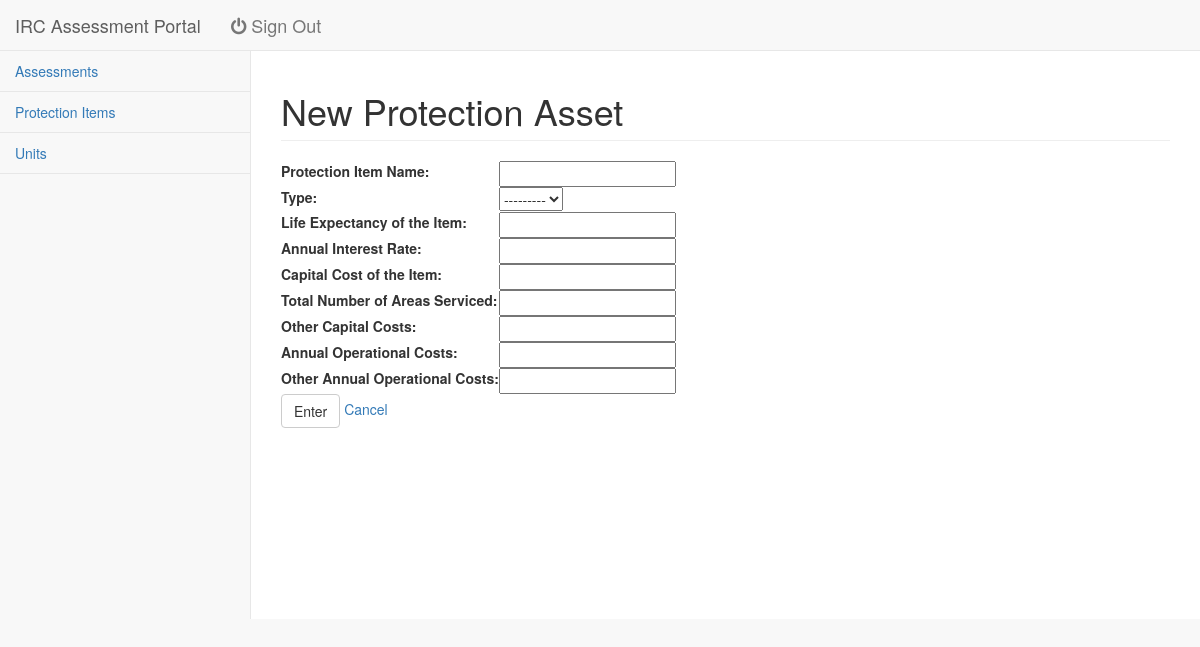
/ProtectionItems/new/ (signed in), run on an earlier commit of the app's database.
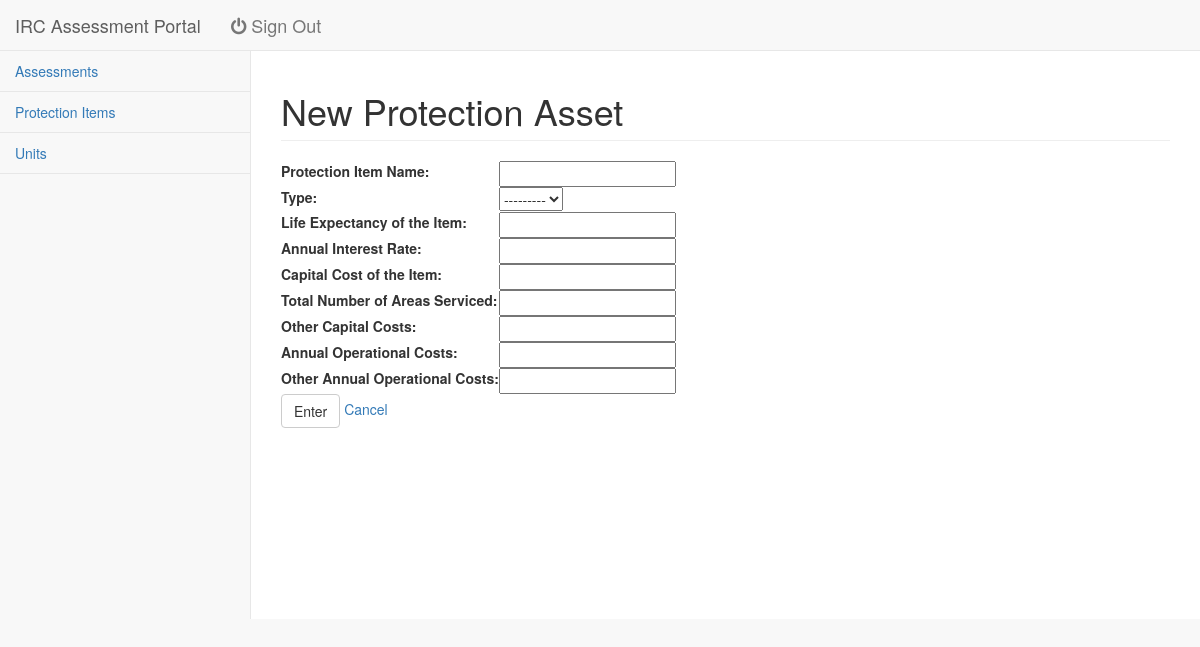
And on a later commit of the database.
### IRC/models.py (models this page shows)
class AssessmentType(models.Model):
	type = models.CharField(max_length=200)
	def __str__(self):
		return self.type

### IRC/views.py (the view)
# urls.py: url(r'^ProtectionItems/new/', views.ProtectionItem_new, name='protectionItem_new'),
def ProtectionItem_new(request):
	if request.method == "POST":
		form = CoPForm(request.POST)
		obj = form.save(commit=False)
		obj.save()
		return redirect(obj)
	else:
		form = CoPForm()
	return render(request, 'IRC/costofprotection_newitem.html', {'form': form})

### IRC/forms.py
class CoPForm(forms.ModelForm):
	class Meta:
		model = CostOfProtection
		fields = '__all__'
		labels = {
			"name":"Protection Item Name",
			"years":"Life Expectancy of the Item",
			"annualInterestRate":"Annual Interest Rate",
			"capEx":"Capital Cost of the Item",
			"areasServiced":"Total Number of Areas Serviced",
			"otherCapEx":"Other Capital Costs",
			"opEx":"Annual Operational Costs",
			"otherOpEx":"Other Annual Operational Costs",
		}

### IRC/templates/IRC/costofprotection_newitem.html (shortened to what this page needs)
{% extends 'base.html' %}
{% block header %}
	{% if user.is_authenticated %}
		New Protection Asset
	{% endif %}
{% endblock %}
{% block content %}
	{%if user.is_authenticated %}
		<form method="POST" class="post-form">{% csrf_token %}
			<table>
				{{ form.as_table }}
			</table>
			<button type="submit" class="save btn btn-default">Enter</button>
			<a href="{% url 'protectionItemsListView' %}">Cancel</a>
		</form>
	{% else %}
		<a href="{% url 'login'%}"> Login Here</a><br>
	{% endif %}
{% endblock %}

What changed in the data, as far as the page shows it:
removed AssessmentType: type "---------"
Also different on the page:
form field type: (not shown) → "---------"
